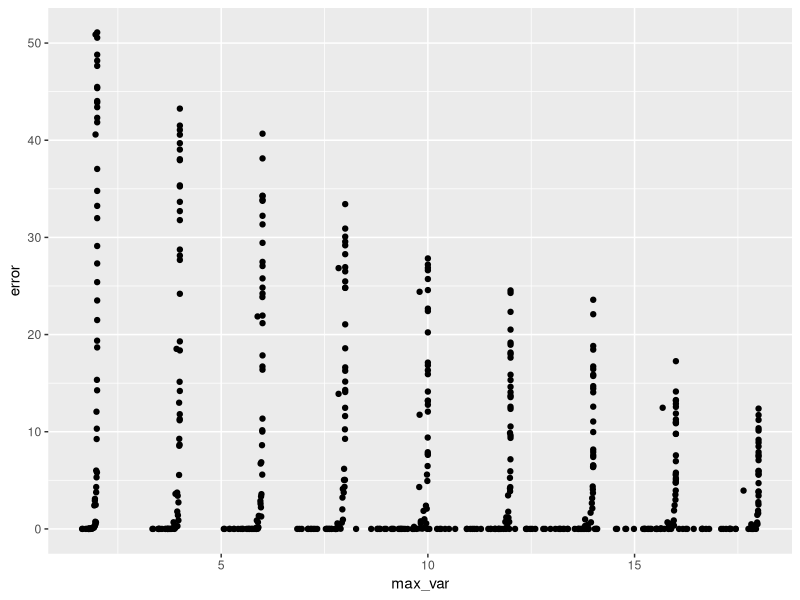

The R script that drew this image:
### DDI as Function of Sampling Scheme

library(ggplot2)

## Parameters

#set.seed(2020)
N <- 10^3 # ease burden
mu <- 1
sigma <- 1
alpha_dist <- 0.1
dev_alpha <- 3
n_min <- 100
n_dist <- 100
n_rep <- 50 # rep for smoothing (was 100)
n_max_var <- 50 # new coefficient

## Storage Setup

alpha_vec <- seq(-dev_alpha, dev_alpha, alpha_dist)
n_vec <- seq(n_min, N - n_min, n_dist)

result_df1 <- expand.grid(alpha_vec, n_vec)
res_rows <- nrow(result_df1)
result_df <- cbind(result_df1, as.data.frame(matrix(0, ncol=4, nrow=res_rows)))
colnames(result_df) <- c("alpha", "n", "ddi", "error", "max_var", "di_do")

## Simulation

for(i in 1:res_rows){
  
  error_inter <- numeric(n_rep)
  corr_inter <- numeric(n_rep)
  max_var_inter <- numeric(n_rep) # new thing added
  
  for(j in 1:n_rep){
    
    # Data Generation
    
    pop_data <- rexp(N, mu)
    prob_vec <- pop_data^(result_df$alpha[i])
    
    samp_data <- sample(pop_data, result_df$n[i], replace=F, prob=prob_vec)
    samp_ind <- pop_data %in% samp_data
    
    # Compute Error/Corr
    
    y_star <- max(pop_data)
    w_tot = sum(prob_vec)
    
    corr_inter[j] <- cor(samp_ind, pop_data)
    error_inter[j] <- y_star - max(samp_data) # was max
    
    y_rand <- sample(pop_data, n_max_var, replace=F)
    p_t <- numeric(n_max_var)
    for(k in n_max_var){
      lt_vec <- y_star - pop_data > y_rand[k]
      p_t[k] <- sum(prob_vec[lt_vec]/w_tot)
    }
    
    max_var_inter[j] <- mean(p_t)
  }
  
  result_df$error[i] <- mean(error_inter^2) # MSE for straight error for easier comparison
  result_df$ddi[i] <- mean(corr_inter^2)
  result_df$max_var[i] <- mean(result_df$n[i] * max_var_inter) # based on heuristic calc
}

result_df$di_do <- (N - result_df$n)/result_df$n * result_df$ddi

ggplot(data=result_df, mapping=aes(max_var, error)) + geom_point()

# ggplot(data=result_df, mapping=aes(di_do, error)) + geom_point() +
#   labs(x="D_I * D_O", y="MSE of Max") +
#   ggtitle("MSE of Mean versus MSE of Max") +
#   theme(plot.title = element_text(hjust = 0.5))

# ggplot(data=result_df[result_df$alpha==2,], mapping=aes(n, error)) + geom_point() +
#   labs(x="D_I * D_O", y="MSE of Max") +
#   ggtitle("Sample Size vs. MSE of Max") +
#   theme(plot.title = element_text(hjust = 0.5))

# ggplot(data=result_df, mapping=aes(alpha, n/N, fill=ddi)) + geom_tile() + 
#   labs(x="Alpha", y = "Sampling Frequency") +
#   ggtitle("Heatplot of DDI vs. Sampling Scheme") + 
#   theme(plot.title = element_text(hjust = 0.5))

# ggplot(data=result_df[result_df$n == 200,], mapping=aes(alpha, ddi)) + geom_point()
# ggplot(data=result_df, mapping=aes(ddi, error)) + geom_point()